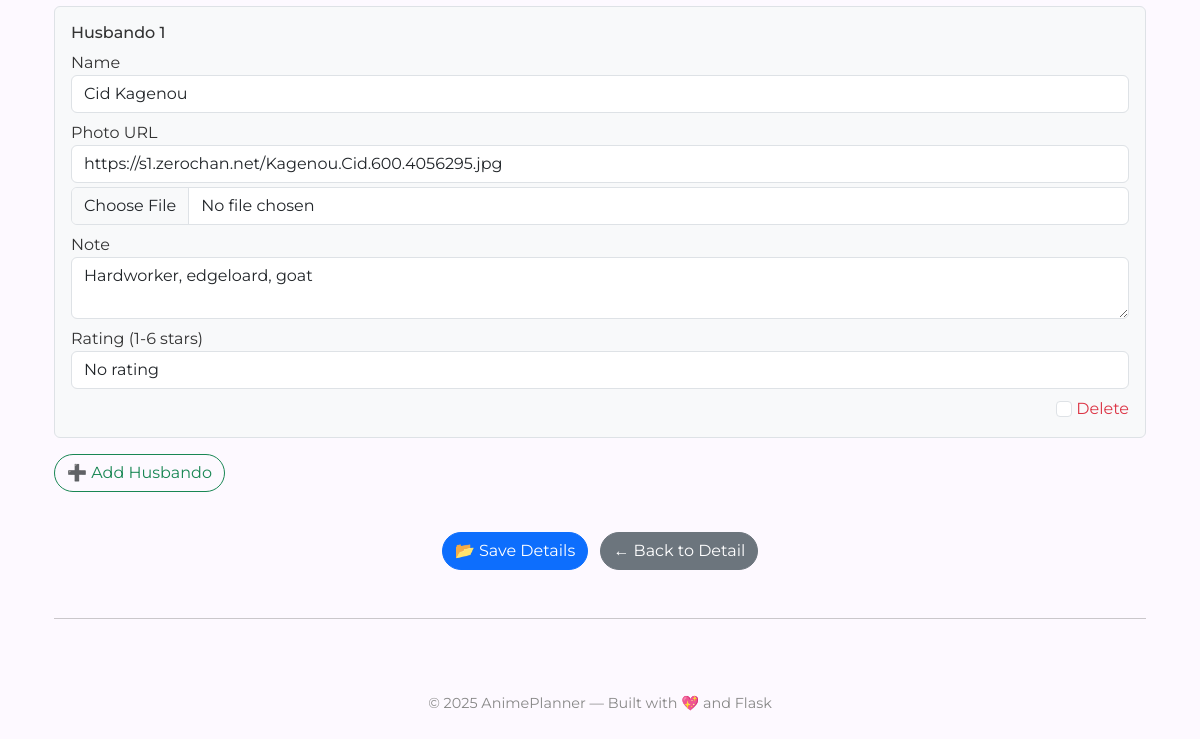
Page /edit_detail/86 (signed in, lower part) on the earlier database version.
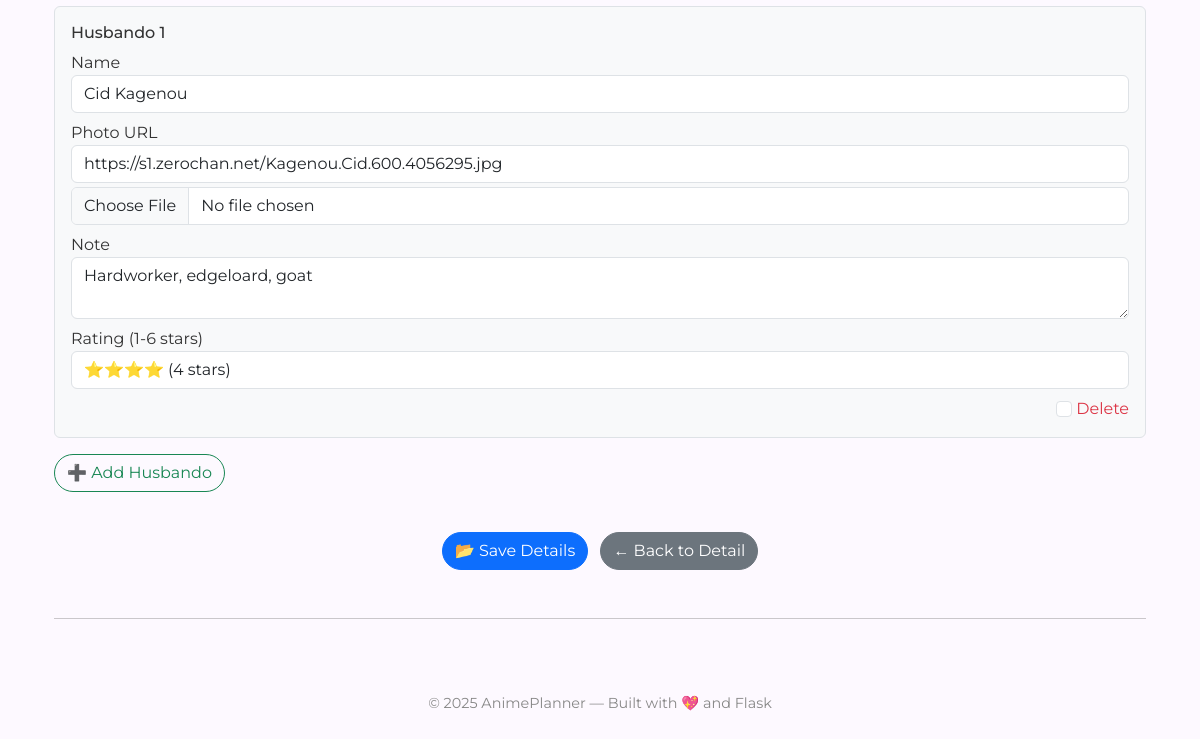
Same page on the later database version.
### tables this page shows
CREATE TABLE anime_husbandos (
            id INTEGER PRIMARY KEY AUTOINCREMENT,
            anime_id INTEGER NOT NULL,
            name TEXT,
            image TEXT,
            note TEXT,
            starred INTEGER DEFAULT 0, rating INTEGER,
            FOREIGN KEY(anime_id) REFERENCES anime(id) ON DELETE CASCADE
        );

### app.py (the view, shortened to what this page needs)
@app.route("/edit_detail/<int:anime_id>", methods=["GET", "POST"])
@login_required
def edit_detail(anime_id):
    conn = get_db()
    db = conn.cursor()
    user_id = session.get("user_id")
    db.execute("SELECT * FROM anime WHERE id = ? AND user_id = ?", (anime_id, user_id))
    anime = db.fetchone()
    if not anime:
        flash("Anime not found or access denied.")
        return redirect("/preview")
    db.execute("SELECT * FROM anime_detail WHERE anime_id = ?", (anime_id,))
    detail = db.fetchone()
    image_list = ""
    if detail and detail[3]:
        try:
            image_list = ", ".join(json.loads(detail[3]))
        except:
            image_list = detail[3]
    db.execute("""
        SELECT id, episode_number, episode_note, episode_images,
                rating_overall, rating_animation, rating_story
        FROM anime_episodes
        WHERE anime_id = ?
        ORDER BY episode_number
    """, (anime_id,))
    rows = db.fetchall()
    existing_episodes = []
    db.execute("SELECT id, name, image, note, rating FROM anime_waifus WHERE anime_id = ?", (anime_id,))
    existing_waifus = [{"id": row[0], "name": row[1], "image": row[2], "note": row[3], "rating": row[4]} for row in db.fetchall()]
    db.execute("SELECT id, name, image, note, rating FROM anime_husbandos WHERE anime_id = ?", (anime_id,))
    existing_husbandos = [{"id": row[0], "name": row[1], "image": row[2], "note": row[3], "rating": row[4]} for row in db.fetchall()]
    db.close()
    conn.close()
    return render_template(
        "edit_detail.html",
        anime=anime,
        detail=detail,
        image_list=image_list,
        existing_episodes=existing_episodes,
        existing_waifus=existing_waifus,
        existing_husbandos=existing_husbandos
    )

### app.py (called while the page is built)
def login_required(f):
    @wraps(f)
    def wrapper(*args, **kwargs):
        if "user_id" not in session:
            flash("Login required.")
            return redirect("/login")
        return f(*args, **kwargs)
    return wrapper

def get_db():
    return sqlite3.connect("anime.db")

### templates/edit_detail.html (shortened to what this page needs)
{% extends "layout.html" %}
{% block main %}
<div class="container mt-4">
    <form method="POST" action="{{ url_for('edit_detail', anime_id=anime[0]) }}" enctype="multipart/form-data">
        {% for h in existing_husbandos %}
        <div class="border rounded p-3 mb-3 bg-light">
            <h6>Husbando {{ loop.index }}</h6>
            <div class="mb-2">
                <label>Name</label>
                <input type="text" name="husbando_name_{{ h.id }}" class="form-control" value="{{ h.name }}">
            </div>
            <div class="mb-2">
                <label>Photo URL</label>
                <input type="text" name="husbando_image_{{ h.id }}" class="form-control mb-1" value="{{ h.image }}">
                <input type="file" name="husbando_image_upload_{{ h.id }}" class="form-control" accept="image/*">
            </div>
            <div class="mb-2">
                <label>Note</label>
                <textarea name="husbando_note_{{ h.id }}" class="form-control" rows="2">{{ h.note }}</textarea>
            </div>
            <div class="mb-2">
                <label>Rating (1-6 stars)</label>
                <select name="husbando_rating_{{ h.id }}" class="form-control">
                    <option value="">No rating</option>
                    <option value="4" {% if h.rating == 4 %}selected{% endif %}>⭐⭐⭐⭐ (4 stars)</option>
                </select>
            </div>
            <div class="text-end">
                <label class="form-check-label text-danger">
                    <input type="checkbox" class="form-check-input" name="delete_husbando_{{ h.id }}"> Delete
                </label>
            </div>
        </div>
        {% endfor %}
        <button type="button" class="btn btn-outline-success mb-3" id="addHusbandoBtn">➕ Add Husbando</button>
        <div class="text-center mt-4">
            <button type="submit" class="btn btn-primary">📂 Save Details</button>
            <a href="{{ url_for('detail', anime_id=anime[0]) }}" class="btn btn-secondary ms-2">← Back to Detail</a>
        </div>
    </form>
    <hr class="my-5">
</div>
{% endblock %}

Differences in the rows shown:
changed anime_husbandos "Cid Kagenou": rating+id "No rating" → "⭐⭐⭐⭐ (4 stars)"
